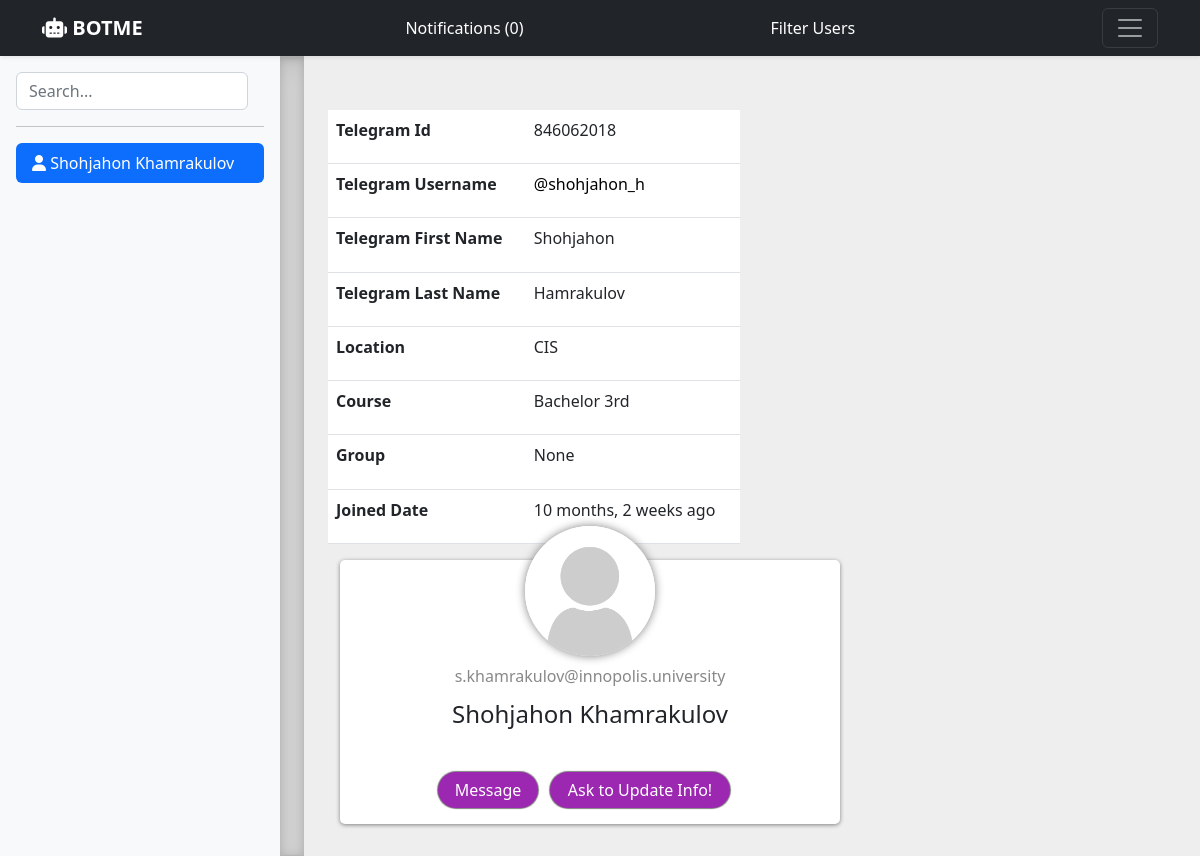
Page /profile/2 (signed in) on the earlier database version.
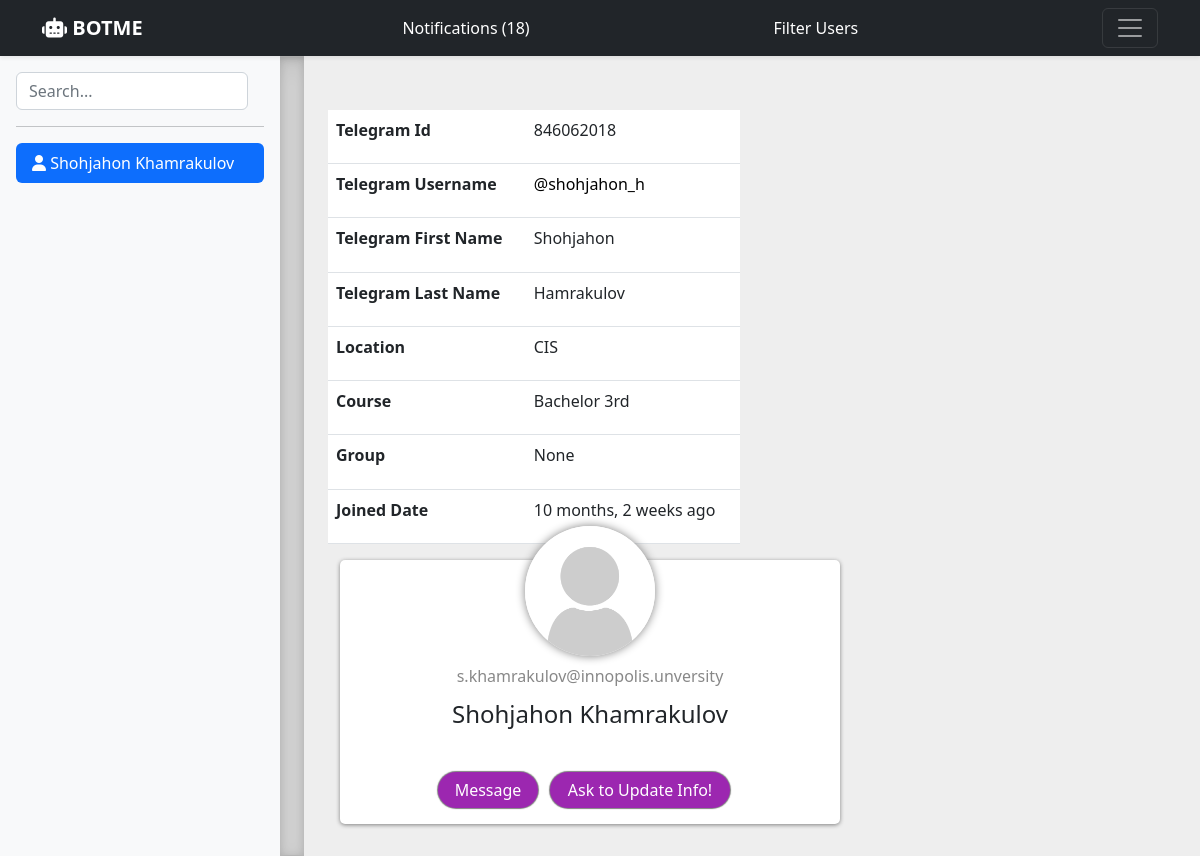
Same page on the later database version.
### contact/models.py (models this page shows, shortened)
class User(AbstractBaseUser, PermissionsMixin):
    Bs_1 = 'Bachelor 1st'
    Bs_2 = 'Bachelor 2nd'
    Bs_3 = 'Bachelor 3rd'
    Bs_4 = 'Bachelor 4th'
    Ms_1 = 'Master 1st'
    Ms_2 = 'Master 2nd'
    Phd = 'Phd'
    CHOICES = (
        (Bs_1, 'Bachelor 1st'),
        (Bs_2, 'Bachelor 2nd'),
        (Bs_3, 'Bachelor 3rd'),
        (Bs_4, 'Bachelor 4th'),
        (Ms_1, 'Master 1st'),
        (Ms_2, 'Master 2nd'),
        (Phd, 'Phd')
    )
    INTERNATIONAL = "International"
    CIS = "CIS"
    RUSSIAN = "Russian"
    LOCATIONS = (
        (INTERNATIONAL, 'International'),
        (CIS, "CIS"),
        (RUSSIAN, "Russian")
    )
    username = models.CharField(max_length=50, unique=True)
    telegram_username = models.CharField(max_length=250, null=True, blank=True)
    email = models.EmailField(max_length=250, unique=True, null=True, blank=True)
    inno_email = models.EmailField(max_length=250, unique=True, null=True, blank=True)
    first_name = models.CharField(max_length=30, blank=True, null=True)
    last_name = models.CharField(max_length=30, blank=True, null=True)
    telegram_first_name = models.CharField(max_length=30, blank=True, null=True)
    telegram_last_name = models.CharField(max_length=30, blank=True, null=True)
    is_active = models.BooleanField(default=True)
    is_staff = models.BooleanField(default=False)
    is_superuser = models.BooleanField(default=False)
    date_joined = models.DateTimeField(default=timezone.now)
    receive_notification = models.BooleanField(default=True)
    course = models.CharField(max_length=20, choices=CHOICES, null=True, blank=True)
    group = models.CharField(max_length=20, null=True, blank=True)
    location = models.CharField(max_length=50, choices=LOCATIONS, null=True, blank=True)
    objects = UserManager()
    USERNAME_FIELD = 'username'

### contact/views.py (the view)
# urls.py: path('profile/<int:user_id>', views.profile, name='profile'),
@login_required
def profile(request, user_id):
    cur_user = User.objects.get(id=user_id)
    Notification.objects.filter(created_by=cur_user).filter(is_read=False).filter(notification_type='new_join').update(is_read=True)
    return render(request, 'profile.html', {"cur_user": cur_user})

### contact/context_processors.py (called while the page is built)
def notifications(request):
    all_notifications = Notification.objects.filter(is_read=False)
    message_notifications = all_notifications.filter(notification_type="message")
    new_join_notifications = all_notifications.filter(notification_type="new_join")
    return {'notifications': all_notifications, 'message_notifications': message_notifications, 'new_join_notifications': new_join_notifications}

def users(request):
    users = User.objects.all().exclude(is_superuser=True)
    return {'users': users}

### contact/templates/profile.html (shortened to what this page needs)
{% extends 'base.html' %}
{% load static %}
{% load humanize %}
{% block content %}
<div class="container m-4 ">
  <div class="row info-msg">
    <div class="msg-info" id="info-message"></div>
  </div>
  <div class="profile_container">
    <div class="row user_info_table">
      <table id="example" class="table">
        <tbody>
            <tr>
              <td><strong>Telegram Id</strong></td>
              <td>{{cur_user.username}}</td>
            </tr>
            <tr>
              <td><strong>Telegram Username</strong></td>
              <td><a href="https://t.me/{{cur_user.telegram_username}}" target="_blank" class="alias">@{{cur_user.telegram_username}}</a></td>
            </tr>
            <tr>
              <td><strong>Telegram First Name</strong></td>
              <td>{{cur_user.telegram_first_name}}</td>
            </tr>
            <tr>
              <td><strong>Telegram Last Name</strong></td>
              <td>{{cur_user.telegram_last_name}}</td>
            </tr>
            <tr>
              <td><strong>Location</strong></td>
              <td>{{cur_user.location}}</td>
            </tr>
            <tr>
              <td><strong>Course</strong></td>
              <td>{{cur_user.course}}</td>
            </tr>
            <tr>
              <td><strong>Group</strong></td>
              <td>{{cur_user.group}}</td>
            </tr>
            <tr>
              <td><strong>Joined Date</strong></td>
              <td>{{cur_user.date_joined|naturaltime}}</td>
            </tr>
        </tbody>
      </table>
    </div>
    <div class="main_info">
      <div class="card-avatar">
            <img class="img" src="../../static/img/empty.png" alt="avatar">
      </div>
      <div class="inno_email">{{cur_user.inno_email}}</div>
      <div class="personal_info">{{cur_user.first_name}} {{cur_user.last_name}}</div>
      <div class="row buttons_row">
        <div class="msg_btn">
          <a href="{% url 'conversation' cur_user.id %}" >Message</a>
        </div>
        <div class=" request_info">
          <button class="request_info_btn" onclick="requestButton()">Ask to Update Info!</button>
        </div>
      </div>
    </div>
  </div>
</div>
{% endblock %}

### contact/templates/base.html (shortened to what this page needs)
{% load static %}
<!doctype html>
<html lang="en">
  <head>
    <link rel="stylesheet" type="text/css" href="{% static 'css/bootstrap.min.css' %}">
    <link rel="stylesheet" href="https://cdnjs.cloudflare.com/ajax/libs/font-awesome/6.2.0/css/all.css">
    <link rel="stylesheet" type="text/css" href="{% static 'css/style.css' %}">
  </head>
  <body>
<header>
  <div class="navbar navbar-dark bg-dark shadow-sm">
    <div class="container header_container">
      <a href="/" class="navbar-brand d-flex align-items-center">
        <strong><i class="fa-solid fa-robot"></i> BOTME</strong>
      </a>
      {% if request.user.is_authenticated %}
        <a href="{% url 'home' %}" class="navbar-item">Notifications ({{ notifications.count }})</a>
        <a href="{% url 'filter_users' %}" class="navbar-item">Filter Users</a>
      {% endif %}
      <button class="navbar-toggler" type="button" data-bs-toggle="collapse" data-bs-target="#navbarHeader" aria-controls="navbarHeader" aria-expanded="false" aria-label="Toggle navigation">
        <span class="navbar-toggler-icon"></span>
      </button>
    </div>
  </div>
</header>
<main class="d-flex flex-nowrap">
  <div class="d-flex flex-column flex-shrink-0 p-3 bg-light" style="width: 280px;">
    <form id="search-form" class="col-12 col-lg-auto mb-3 mb-lg-0 me-lg-3" role="search" onsubmit="return false;" autocomplete="off">
      <input type="search" class="form-control" id="search-input"  placeholder="Search..." aria-label="Search">
    </form>
    <hr>
    <ul class="nav nav-pills flex-column mb-auto">
      {% if cur_user %}
        <li>
          <a href="{% url 'profile' cur_user.id %}" class="nav-link active">
            <i class="fa-solid fa-user"></i>
            {{ cur_user.first_name }} {{cur_user.last_name }}
          </a>
        </li>
      {% endif %}
      <div id="results-box" style="overflow-y: auto; height: 650px;">
      </div>
    </ul>
  </div>
  <div class="b-example-divider b-example-vr"></div>
{% block content %}
{% endblock %}
</main>
  </body>
</html>

Differences in the rows shown:
changed User "Shohjahon": inno_email "s.khamrakulov@innopolis.university" → "s.khamrakulov@innopolis.unversity"
Other differences:
{{ notifications.count }}: "0" → "18"
